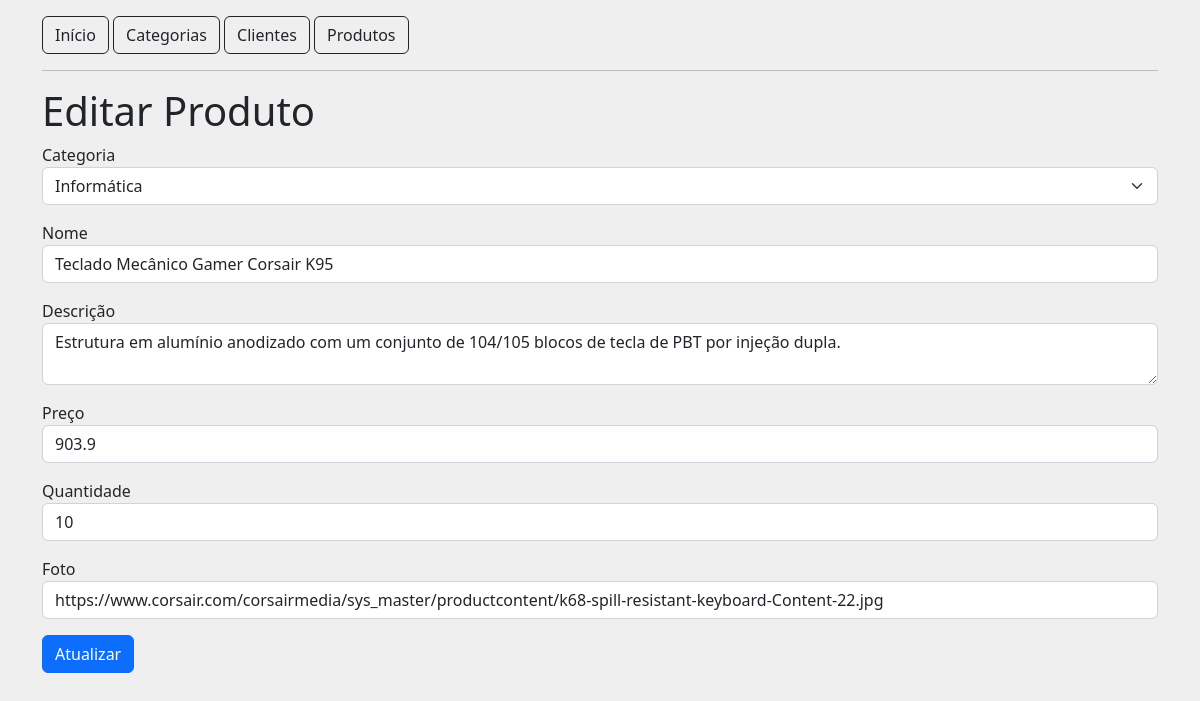
Screenshot of /product/edit?id=1 with the database file from the repository.
### tables this page shows
CREATE TABLE tb_product (
    id INT(11) NOT NULL PRIMARY KEY AUTO_INCREMENT,
    name VARCHAR(50) NOT NULL,
    description VARCHAR(100) NOT NULL,
    photo VARCHAR(255) NOT NULL,
    price FLOAT(5,2) NOT NULL,
    category_id INT(11) NOT NULL,
    quantity INT(5) NOT NULL,
    created_at DATETIME NOT NULL
);

### src/Controller/AbstractController.php (called while the page is built, shortened)
<?php
abstract class AbstractController {
    public function render(string $viewName, $data = null): void {
        include "../src/View/_partials/head.php";
        include "../src/View/{$viewName}.php";
        include "../src/View/_partials/footer.php";
    }
}

### public/index.php (called while the page is built, shortened)
<?php
$url = explode("?", $_SERVER["REQUEST_URI"])[0];
$routes = include "../config/routes.php";
$methodName = $routes[$url]["method"];
(new $controllerName())->$methodName();

### src/View/product/edit.php (the view)
<h1>Editar Produto</h1>
<?php
$product = $data['resultProduct']->fetch(\PDO::FETCH_ASSOC);
$category = $data['resultCategory'];
?>
<form action="" method="post">
    <label for="category">Categoria</label>
    <select name="category" id="category" class="form-select mb-3">
        <?php
        foreach ($category as $item) {
            $selected = $product['category_id'] === $item['id'] ? 'selected' : '';
            echo "<option value={$item['id']} {$selected}>{$item['name']}</option>";
        }
        ?>
    </select>
    <label for="name">Nome</label>
    <input id="name" name="name" type="text" class="form-control mb-3" value="<?= $product['name'] ?? "" ?>">
    <label for="description">Descrição</label>
    <textarea id="description" name="description" class="form-control mb-3"><?= $product['description'] ?? "" ?></textarea>
    <label for="price">Preço</label>
    <input id="price" name="price" type="text" class="form-control mb-3" value="<?= $product['price'] ?? "" ?>">
    <label for="quantity">Quantidade</label>
    <input id="quantity" name="quantity" type="text" class="form-control mb-3" value="<?= $product['quantity'] ?? "" ?>">
    <label for="photo">Foto</label>
    <input id="photo" name="photo" type="text" class="form-control mb-3" value="<?= $product['photo'] ?? "" ?>">
    <button type="submit" class="btn btn-primary">Atualizar</button>
</form>

### rows the page displays
tb_product: name "Teclado Mecânico Gamer Corsair K95", description "Estrutura em alumínio anodizado com um conjunto de 104/105 blocos de tecla de PBT por injeção dupla.", price "903.9", quantity "10", photo "https://www.corsair.com/corsairmedia/sys_master/productcontent/k68-spill-resistant-keyboard-Content-22.jpg"

### other values shown
form field category "Informática"
